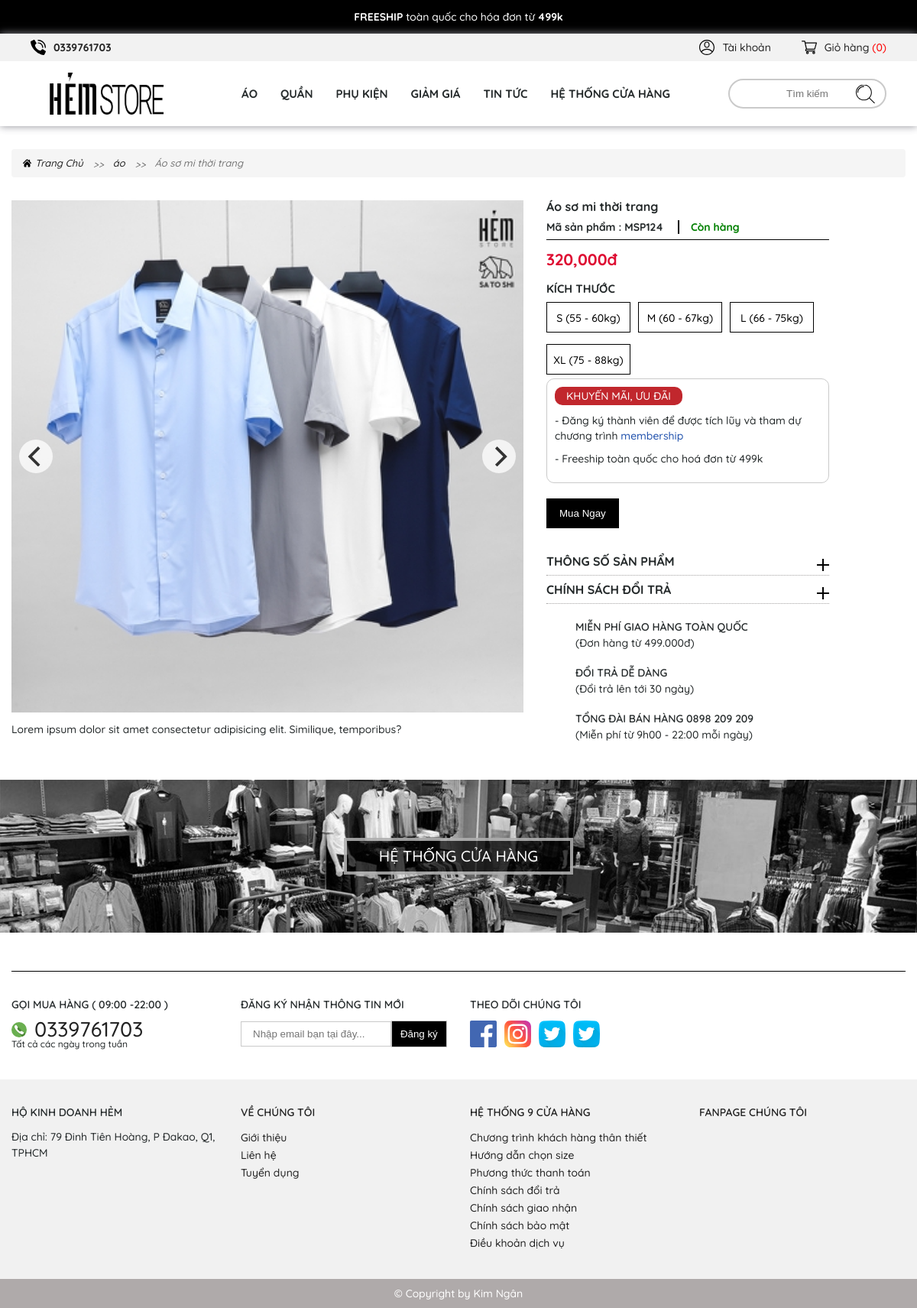
Page /product-details.php?&chitiet=ao&id=10 on the committed database.
### tables this page shows
CREATE TABLE `tbl_category` (
  `category_id` int(11) NOT NULL,
  `category_name` varchar(100) NOT NULL,
  `category_image` varchar(150) NOT NULL,
  `category_link` varchar(250) NOT NULL
);

CREATE TABLE `tbl_product` (
  `product_id` int(11) NOT NULL,
  `product_code` varchar(50) NOT NULL,
  `category_id` int(11) NOT NULL,
  `product_name` varchar(100) NOT NULL,
  `product_image` varchar(150) NOT NULL,
  `product_image_hover` varchar(150) NOT NULL,
  `product_price` int(11) NOT NULL,
  `product_discount` int(11) NOT NULL,
  `product_active` int(11) NOT NULL,
  `product_details` text NOT NULL,
  `product_desc` text NOT NULL,
  `product_quantity` int(11) NOT NULL
);

### inc/details-ao.php (the view, shortened to what this page needs)
<?php
				if(isset($_GET['id']) ){
					$id = $_GET['id'];
					$sql_product_details = mysqli_query($con,"SELECT * FROM tbl_product,tbl_category
					WHERE tbl_product.category_id = tbl_category.category_id AND tbl_product.product_id = '$id'
					ORDER BY tbl_product.product_id");
					$row_product_details = mysqli_fetch_array($sql_product_details);
				}else {
					$id = '';
				}
			?>
<section class="breadcrumb-section center">
	<div class="container">
		<ul>
			<li><a href="index.php">
					<img src="img/home.svg" alt="" class="svg">
					<span>Trang Chủ</span>
				</a>
			</li>
			<li><a href="ao.php">
					<span>
						<?php echo $row_product_details['category_name'];?>
					</span>
				</a>
			</li>
			<li> <?php echo $row_product_details['product_name'];?>
			</li>
		</ul>
	</div>
</section>
<section class="product-details">
	<div class="container">
		<div class="row">
			<div class="col-lg-7">
				<div class="img-carousel">
					<div class="img-carousel__item">
						<img src="img/product/<?php echo $row_product_details['product_image'];?>"
							onerror="this.onerror=null;this.src='uploads/<?php echo $row_product_details['product_image'];?>'" alt=""
							style="width: 100%;     height: 100%;	object-fit: cover;">
					</div>
				</div>
				<div class="img-text">
					<?php echo $row_product_details['product_details'];?>
				</div>
			</div>
			<div class="col-lg-4">
				<div class="details">
					<h3>
						<?php echo $row_product_details['product_name'];?>
					</h3>
					<div class="pview-code">
						<span>Mã sản phẩm :
							<span class="name"><?php echo $row_product_details['product_code'];?></span>
						</span>
						<span class="pro-soldold">Còn hàng</span>
					</div>
					<p class="price">
						<?php
								 echo number_format($row_product_details['product_price']).'đ';
							?>
					</p>
					<form action="cart.php?giohang&id=<?php echo $row_product_details['product_id'];?>" method="POST">
						<div class="size" style="padding:5px 0;">
							<h4>Kích thước</h4>
							<div class="size-items">
								<p>
									<label for="S">S (55 - 60kg)</label>
								</p>
								<p class="">
									<label for="M">M (60 - 67kg)</label>
								</p>
								<p class="">
									<label for="L">L (66 - 75kg)</label>
								</p>
								<p class="">
									<label for="XL">XL (75 - 88kg)</label>
								</p>
							</div>
							<div class="promotion">
								<p class="promotion-title">
									KHUYẾN MÃI, ƯU ĐÃI
								</p>
								<ul>
									<li>
										<span>
											- Đăng ký thành viên để được tích lũy và tham dự chương trình <a href="#">membership</a>
										</span>
									</li>
									<li>
										<span>- Freeship toàn quốc cho hoá đơn từ 499k</span>
									</li>
								</ul>
							</div>
							<div class="cart">
								<div class="buy-now">
									<input type="submit" name="muangay" value="Mua Ngay">
								</div>
							</div>
						</div>
					</form>
					<div class="accordion">
						<div class="accordion-items">
							<div class="title">
								<h3>THÔNG SỐ SẢN PHẨM</h3>
								<span class="see">
								</span>
							</div>
						</div>
						<div class="accordion-items">
							<div class="title">
								<h3>CHÍNH SÁCH ĐỔI TRẢ</h3>
								<span class="see">
								</span>
							</div>
						</div>
					</div>
					<div class="policy">
						<ul>
							<li>
								<p>
									miễn phí giao hàng toàn quốc
									<span>
										(Đơn hàng từ 499.000đ)
									</span>
								</p>
							</li>
							<li>
								<p>
									ĐỔI TRẢ DỄ DÀNG
									<span>
										(Đổi trả lên tới 30 ngày)
									</span>
								</p>
							</li>
							<li>
								<p>
									TỔNG ĐÀI BÁN HÀNG 0898 209 209
									<span>
										(Miễn phí từ 9h00 - 22:00 mỗi ngày)
									</span>
								</p>
							</li>
						</ul>
					</div>
				</div>
			</div>
		</div>
	</div>
</section>

### inc/header.php (shortened to what this page needs)
<!DOCTYPE html>
<html>
<head>
	<link rel="stylesheet" href="dest/style.min.css">
	<link rel="stylesheet" href="dest/fonts.css">
	<link rel="stylesheet" href="dest/stylelibs.min.css">
</head>
<body>
	<div class="wrapper">
		<div class="noti-minigame">
			<p>
				<b>FREESHIP</b>
				toàn quốc cho hóa đơn từ
				<b>499k</b>
			</p>
		</div>
		<header>
			<nav class="header-top">
				<div class="container-fluid">
					<div class="header-top__menu">
						<ul>
							<li class="tel">
								<a href="tel:0339761703">
									<span>0339761703</span>
								</a>
							</li>
							<li>
								<a href="user.php">
									<span>Tài khoản</span>
								</a>
							</li>
							<li>
								<a href="" class="cart" data-togle="cart-section">
									<?php
										$i = 0;
									?>
									<span>Giỏ hàng <b style="color:red;">(<?php echo $i;?>)</b></span>
								</a>
							</li>
						</ul>
					</div>
				</div>
			</nav>
			<nav class="header-desktop ">
				<div class="container-fluid">
					<div class="header-desktop__menu">
						<div class="logo">
							<a href="index.php">
								<img src="img/logo.png" alt="">
							</a>
						</div>
						<ul class="menu">
							<?php
									$sql_menu = mysqli_query($con,"SELECT * FROM tbl_category");
									while($row_menu = mysqli_fetch_array($sql_menu)){
								?>
							<li>
								<a href="<?php echo $row_menu['category_link'];?>.php">
									<span><?php echo $row_menu['category_name'];?></span>
								</a>
							</li>
							<?php
									}
								?>
							<li>
								<a href="discount.php">
									<span>giảm giá</span>
								</a>
							</li>
							<li>
								<a href="news.php">
									<span>TIN TỨC</span>
								</a>
							</li>
							<li>
								<a href="contact.html">
									<span>hệ thống cửa hàng</span>
								</a>
							</li>
						</ul>
						<div class="search">
							<input type="text" placeholder="Tìm kiếm">
							<a href="">
								<img src="img/search.svg" alt="" class="svg search">
							</a>
						</div>
					</div>
				</div>
			</nav>
		</header>

### inc/header.php (style rules this page uses)
header .header-top ul li a.cart::after { content: ""; }

### inc/details-ao.php (style rules this page uses)
.size-items p { position: relative; overflow: hidden; }
.size-items p label { position: absolute; top: 0; left: 0; text-align: center; line-height: 40px; width: 100%; color: #000; }
input[type="submit"] { border: 1px solid #000; padding: 12px 17px; cursor: pointer; transition: .4s; color: #fff; background: #000 !important; }
.img-carousel { width: 100%; }
.img-carousel__item { width: 100%; }
.img-carousel__item img { width: 100%; }

### product-details.php (style rules this page uses)
.size-items p label { position: absolute; top: 0; left: 0; text-align: center; line-height: 40px; width: 100%; color: #000; }
input[type="submit"] { border: 1px solid #000; padding: 12px 17px; cursor: pointer; transition: .4s; color: #fff; background: #000 !important; }

### inc/footer.php (style rules this page uses)
input[type="text"] { margin-right: 6px; width: 60px; text-align: center; }
input[type="submit"] { outline: none; border: none; background: transparent; }

### rows in the picture
tbl_category: category_name "ÁO"
tbl_category: category_name "QUẦN"
tbl_category: category_name "PHỤ KIỆN"
tbl_product: category.category_name "áo", product_name "Áo sơ mi thời trang", product_image (picture), product_details "Lorem ipsum dolor sit amet consectetur adipisicing elit. Similique, temporibus?", product_code "MSP124", product_price "320,000"

### other values in the picture
$i "0"
